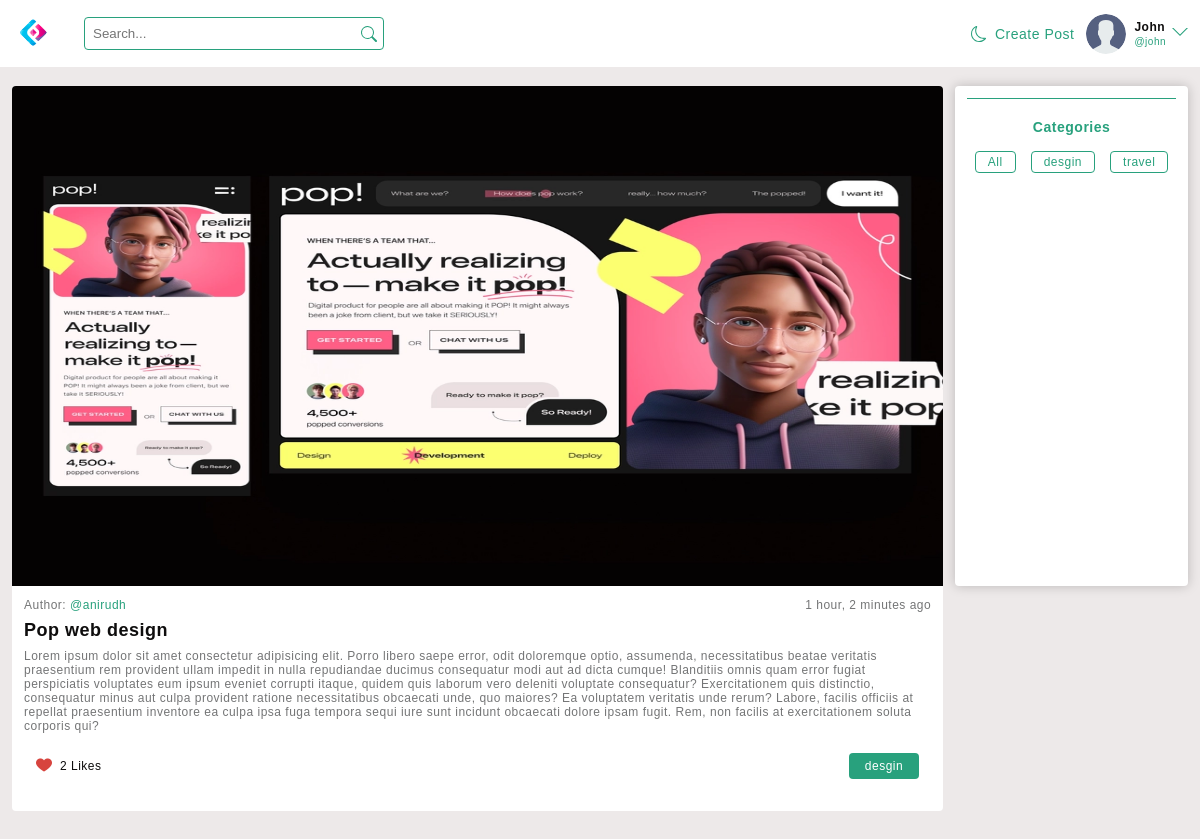
Page /post/2/ (signed in) on the committed database.
### account/models.py (models this page shows)
class User(AbstractUser):
    bio = models.TextField(max_length=250,blank=True,null=True)
    website = models.CharField(max_length=250,blank=True,null=True)
    avatar = models.ImageField(null=True,blank=True,default='default/avatar.svg',upload_to='profile')
    USERNAME_FIELD = 'username'
    REQUIRED_FIELDS = []

### base/models.py (models this page shows, shortened)
class Post(models.Model):
    author = models.ForeignKey(User,on_delete=models.SET_NULL,null=True)
    image = models.ImageField(null=True,blank=True,upload_to='posts')
    title = models.CharField(max_length=100)
    category = models.ForeignKey(Category,on_delete=models.CASCADE)
    body = models.TextField(blank=True,null=True)
    like_count = models.IntegerField(default=0)
    created= models.DateTimeField(auto_now_add=True)
    updated = models.DateTimeField(auto_now=True)
    class Meta:
        ordering = ['-created']

class Category(models.Model):
    name = models.CharField(max_length=30)

### base/views.py (the view)
# urls.py: path('post/<int:post_id>/',views.post,name='post'),
@login_required(login_url='login')
def post(request,post_id):
    category = Category.objects.all()
    post = Post.objects.get(pk=post_id)
    likes = Likes.objects.filter(user=request.user.id)
    liked_posts = []
    for me in likes:
        liked_posts.append(me.post)
    context = {'category':category,'post':post,'liked_posts':liked_posts}
    return render(request,'base/post.html',context)

### templates/base/post.html (shortened to what this page needs)
{% extends 'base.html' %} {% load static %} {% block content %}
<section id="POST" class="wrapper">
  <div class="content">
    <div class="post br-4">
      <div class="img">
        <img src="{{post.image.url}}" alt="" />
      </div>
      <div class="body">
        <div class="top flex flex-ai-c flex-jc-sb">
          <div class="author">
            Author:
            <a href="{% url 'profile' post.author.id %}" class="username"
              >@{{post.author}}</a
            >
          </div>
          <div class="right flex flex-ai-c flex-jc-sb">
            <div class="timestamp">{{post.created|timesince}} ago</div>
          </div>
        </div>
        <div class="center">
          <div class="title">
            <h1>{{post.title}}</h1>
          </div>
          <div class="para">
            <p>{{post.body}}</p>
          </div>
          <div class="footer flex flex-ai-c flex-jc-sb">
            <div class="like flex flex-ai-c flex-jc-sb">
              <div
                style="
                  display: flex;
                  align-items: center;
                  justify-content: space-between;
                  cursor: pointer;
                "
              >
                <div class="like-img">
                  {% if post.id in liked_posts %}
                  <img
                    src="{% static '/assets/icons/liked.png' %}"
                    alt=""
                    style="width: 16px"
                  />
                  {% endif %}
                </div>
              </div>
              <span style="margin-left: 8px"
                ><span class="like_count">{{post.like_count}} </span>
                Likes</span
              >
            </div>
            <a href="{% url 'home' %}?q={{post.category.name}}" class="tag"
              ><span>{{post.category.name}}</span></a
            >
          </div>
        </div>
      </div>
    </div>
    <div class="sidebar">
      <div class="tags">
        <div class="title">
          <h3>Categories</h3>
        </div>
        <ul class="categories">
          <li class="active"><a href="{% url 'home' %}">All</a></li>
          {% for cat in category %}
          <li>
            <a href="{% url 'home' %}?category={{cat.name}}">{{cat.name}}</a>
          </li>
          {% endfor %}
        </ul>
      </div>
    </div>
  </div>
</section>
{% endblock %}

### templates/navbar.html (shortened to what this page needs)
{% load static %}
<header>
  <div class="navigation">
    <nav class="navbar wrapper flex flex-jc-sb flex-ai-c">
      <div class="left flex flex-jc-s flex-ai-c">
        <a href="{% url 'home' %}" class="logo">
          <img src="{% static 'assets/icons/logo.png' %}" alt="" />
        </a>
        <form class="search-form flex flex-jc-s flex-ai-c br-4">
          <input type="text" placeholder="Search..." name="q" />
          <button class="flex flex-jc-s flex-ai-c">
            <?xml version="1.0" ?><svg
              class="bi bi-search"
              fill="#28a17d"
              height="16"
              viewBox="0 0 16 16"
              width="16"
              xmlns="http://www.w3.org/2000/svg"
            >
              <path
                d="M11.742 10.344a6.5 6.5 0 1 0-1.397 1.398h-.001c.03.04.062.078.098.115l3.85 3.85a1 1 0 0 0 1.415-1.414l-3.85-3.85a1.007 1.007 0 0 0-.115-.1zM12 6.5a5.5 5.5 0 1 1-11 0 5.5 5.5 0 0 1 11 0z"
              />
            </svg>
          </button>
        </form>
      </div>
      <div class="right flex flex-jc-sb flex-ai-c">
        <div class="theme">
        </div>
        <ul class="links flex flex-jc-sb flex-ai-c">
          {% if request.user.is_authenticated %}
          <li style="margin-right: 12px">
            <a
              href="{% url 'create-post' %}"
              style="color: #28a17d; font-size: 14px"
              >Create Post</a
            >
          </li>
          <li>
            <a
              href="{% url 'profile' request.user.id %}"
              class="flex flex-jc-sb flex-ai-c"
            >
              <div class="img">
                <img src="{{request.user.avatar.url}}" alt="" />
              </div>
              <div class="user">
                <p>{{request.user.first_name}}</p>
                <small class="username">@{{request.user.username}}</small>
              </div>
            </a>
            {% endif %}
          </li>
          {% if request.user.is_authenticated %}
          <li class="drop-down">
            <svg
              version="1.1"
              xmlns="http://www.w3.org/2000/svg"
              width="16"
              height="16"
              viewBox="0 0 32 32"
            >
              <title>chevron-down</title>
              <path d="M16 21l-13-13h-3l16 16 16-16h-3l-13 13z"></path>
            </svg>
          </li>
          {% else %}
          <li class="account"><a href="{% url 'login' %}">Account</a></li>
          {% endif %}
        </ul>
      </div>
    </nav>
  </div>
</header>

### rows in the picture
User: user.avatar (placeholder picture), user.first_name "John", user.username "john"
Post: image (picture), author "anirudh", created "1 hour, 2 minutes", title "Pop web design", body "Lorem ipsum dolor sit amet consectetur adipisicing elit. Porro libero saepe error, odit doloremque optio, assumenda, necessitatibus beatae veritatis praesentium rem provident ullam impedit in nulla repudiandae ducimus consequatur modi aut ad dicta cumque! Blanditiis omnis quam error fugiat perspiciatis voluptates eum ipsum eveniet corrupti itaque, quidem quis laborum vero deleniti voluptate consequatur? Exercitationem quis distinctio, consequatur minus aut culpa provident ratione necessitatibus obcaecati unde, quo maiores? Ea voluptatem veritatis unde rerum? Labore, facilis officiis at repellat praesentium inventore ea culpa ipsa fuga tempora sequi iure sunt incidunt obcaecati dolore ipsam…", like_count "2", category.name "desgin"
Category: name "desgin"
Category: name "travel"
